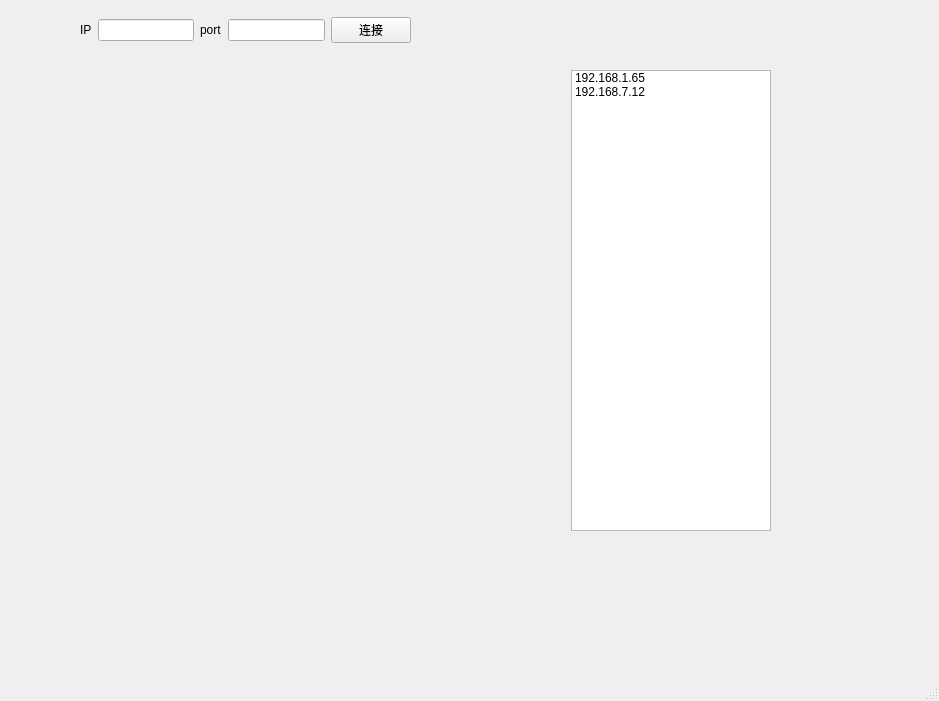
<?xml version="1.0" encoding="UTF-8"?>
<ui version="4.0">
 <class>MainPreview</class>
 <widget class="QMainWindow" name="MainPreview">
  <property name="geometry">
   <rect>
    <x>0</x>
    <y>0</y>
    <width>939</width>
    <height>701</height>
   </rect>
  </property>
  <property name="windowTitle">
   <string>MainWindow</string>
  </property>
  <widget class="QWidget" name="centralwidget">
   <widget class="QWidget" name="widget" native="true">
    <property name="geometry">
     <rect>
      <x>60</x>
      <y>60</y>
      <width>741</width>
      <height>481</height>
     </rect>
    </property>
    <widget class="QWidget" name="">
     <property name="geometry">
      <rect>
       <x>10</x>
       <y>10</y>
       <width>701</width>
       <height>461</height>
      </rect>
     </property>
     <layout class="QHBoxLayout" name="horizontalLayout_2">
      <item>
       <layout class="QGridLayout" name="gridLayout">
        <item row="0" column="0">
         <widget class="QWidget" name="videoPanel_1" native="true">
          <property name="sizePolicy">
           <sizepolicy hsizetype="Expanding" vsizetype="Expanding">
            <horstretch>0</horstretch>
            <verstretch>0</verstretch>
           </sizepolicy>
          </property>
         </widget>
        </item>
       </layout>
      </item>
      <item>
       <widget class="QListWidget" name="ipListWidget">
        <property name="minimumSize">
         <size>
          <width>100</width>
          <height>200</height>
         </size>
        </property>
        <property name="maximumSize">
         <size>
          <width>200</width>
          <height>600</height>
         </size>
        </property>
        <item>
         <property name="text">
          <string>192.168.1.65</string>
         </property>
        </item>
        <item>
         <property name="text">
          <string>192.168.7.12</string>
         </property>
        </item>
       </widget>
      </item>
     </layout>
    </widget>
   </widget>
   <widget class="QWidget" name="viewerLayout" native="true">
    <property name="geometry">
     <rect>
      <x>80</x>
      <y>0</y>
      <width>331</width>
      <height>61</height>
     </rect>
    </property>
    <layout class="QGridLayout" name="gridLayout_2">
     <item row="1" column="3">
      <widget class="QLineEdit" name="portLineEdit"/>
     </item>
     <item row="1" column="4">
      <widget class="QPushButton" name="btn_connect">
       <property name="text">
        <string>连接</string>
       </property>
      </widget>
     </item>
     <item row="1" column="0">
      <widget class="QLabel" name="label_3">
       <property name="text">
        <string>IP</string>
       </property>
      </widget>
     </item>
     <item row="1" column="1">
      <widget class="QLineEdit" name="ipLineEdit"/>
     </item>
     <item row="1" column="2">
      <widget class="QLabel" name="label_2">
       <property name="text">
        <string>port</string>
       </property>
      </widget>
     </item>
    </layout>
   </widget>
  </widget>
  <widget class="QMenuBar" name="menubar">
   <property name="geometry">
    <rect>
     <x>0</x>
     <y>0</y>
     <width>939</width>
     <height>23</height>
    </rect>
   </property>
  </widget>
  <widget class="QStatusBar" name="statusbar"/>
 </widget>
 <resources/>
 <connections/>
</ui>
